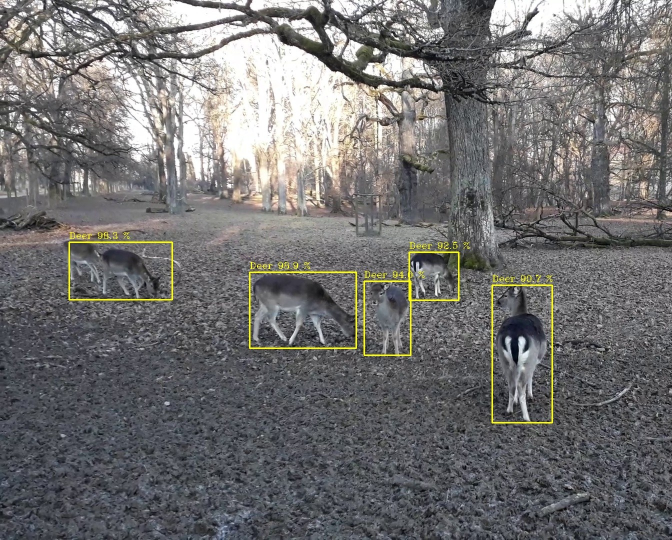
#> input picture Ausarbeitung/Bilder/infer_images/eigene/20191229_145616_frame_20_faster_rcnn_inception_v2_3000.jpg, 1344 x 1080 px (shown at 1/2 size)
$ python -i detection_v3_ssh.py   (imports and definitions only)
#> lines starting #> are read from the running program, lines starting #| are printed output that depends on the picture
#> further down, picture is the input picture: shape (1080, 1344, 3); mean B, G, R 112.6, 112.6, 113.3
from openvino.inference_engine import IENetwork, IECore
import numpy as np
import time
from datetime import datetime
import sys
import os
import cv2


class MotionDetect:
    def __init__(self):
        self.static_back = None

    def detect_motion(self, frame, reset=False):
#> called with reset = False
        gray = cv2.cvtColor(frame, cv2.COLOR_BGR2GRAY)
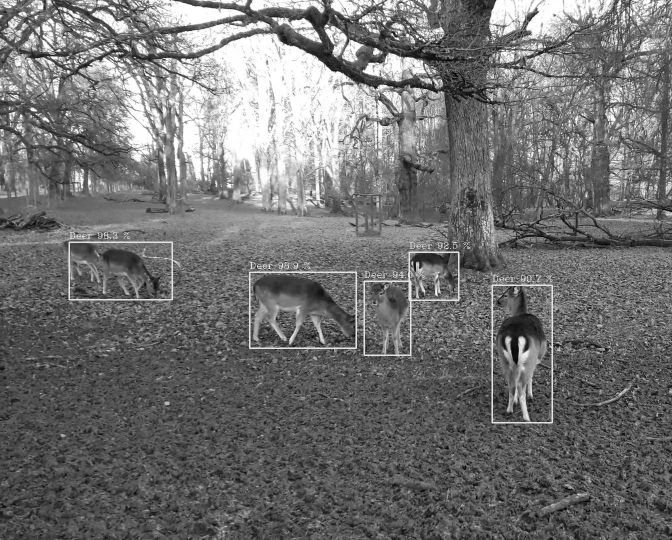
#> gray: shape (1080, 1344) (shown at 1/2 size); min 0, max 255, mean 112.8
        gray = cv2.GaussianBlur(gray, (21, 21), 0)
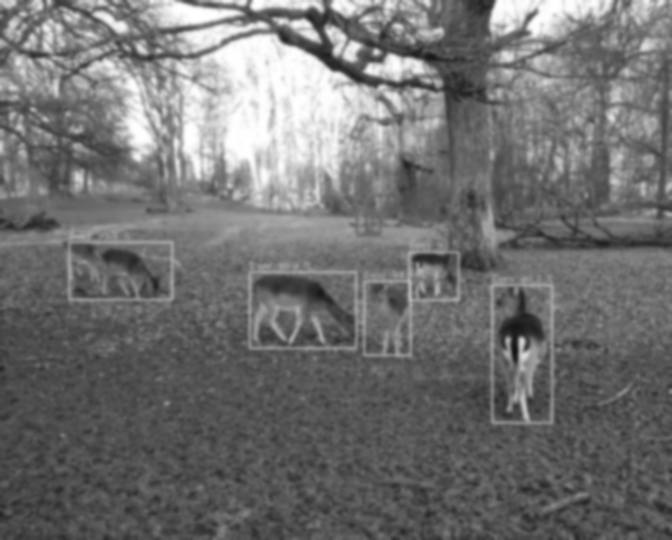
#> gray: shape (1080, 1344) (shown at 1/2 size); min 18, max 255, mean 112.8
        if self.static_back is None or reset:
            self.static_back = gray
            return False
        diff_frame = cv2.absdiff(self.static_back, gray)
        thresh_frame = cv2.threshold(diff_frame, 50, 255, cv2.THRESH_BINARY)[1]
        thresh_frame = cv2.dilate(thresh_frame, None, iterations=2)
        cnts, _ = cv2.findContours(thresh_frame.copy(),
                                   cv2.RETR_EXTERNAL, cv2.CHAIN_APPROX_SIMPLE)
        if cnts:
            return True
        else:
            return False

    def reset_background(self):
        self.static_back = None


class InferenceModel:
    def __init__(self, device='MYRIAD'):
        self.ie = IECore()
        self.device = device

    # [30 lines left out: function create_exec_infer_model, not called in this run]


class ExecInferModel:
    # [203 lines left out: functions __init__, infer_image, infer_frames, prossec_result, save_all, view_result, not called in this run]


def main():
    pass


# [2 lines not run here, left out]

>>> import cv2
>>> picture = cv2.imread('../../Ausarbeitung/Bilder/infer_images/eigene/20191229_145616_frame_20_faster_rcnn_inception_v2_3000.jpg')
>>> result = MotionDetect().detect_motion(picture)
#> result = False
